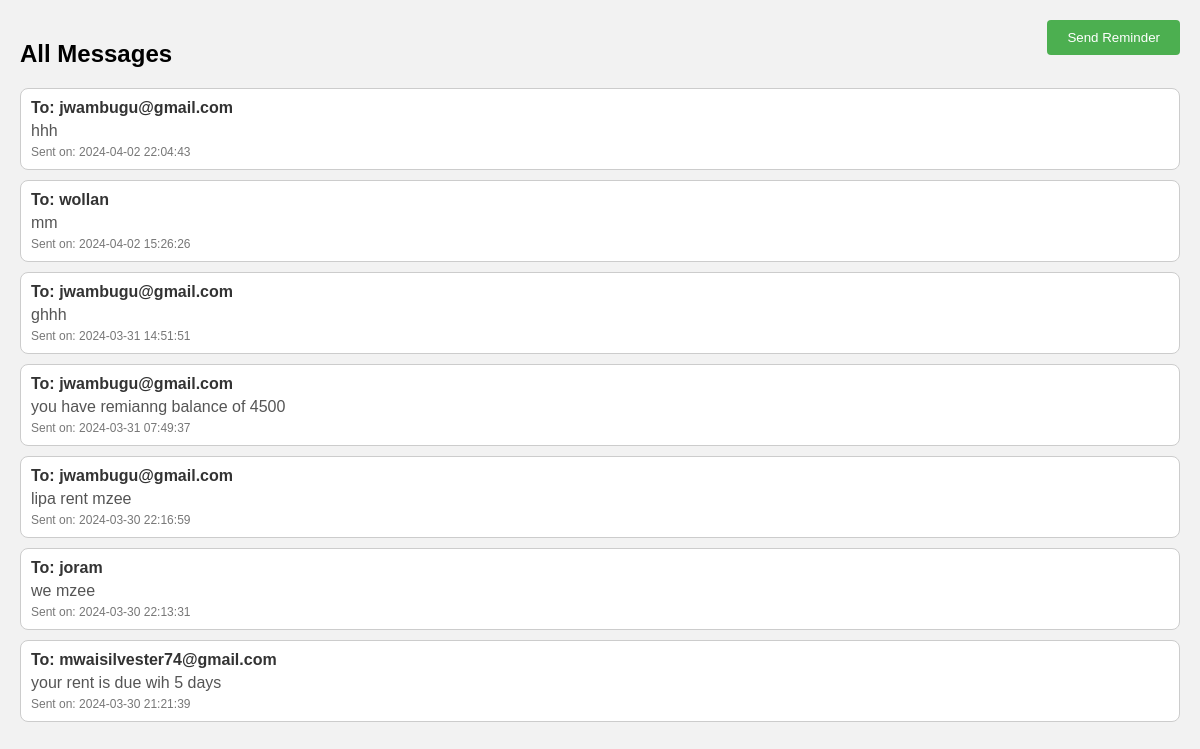
Page /view_messages.php on the committed database.
### tables this page shows
CREATE TABLE `messages` (
  `message_id` int(11) NOT NULL,
  `receiver_id` int(11) DEFAULT NULL,
  `message` text DEFAULT NULL,
  `timestamp` timestamp NOT NULL DEFAULT current_timestamp()
);

CREATE TABLE `tenants_accounts` (
  `id` int(30) NOT NULL,
  `username` varchar(255) NOT NULL,
  `password` varchar(255) NOT NULL
);

### view_messages.php (the view, shortened to what this page needs)
<!DOCTYPE html>
<html lang="en">
<head>
</head>
<body>
    <h2>All Messages</h2>
    <?php
    include 'db_connect.php';
    $sql = "SELECT m.*, ta.username AS receiver_username
            FROM messages m
            INNER JOIN tenants_accounts ta ON m.receiver_id = ta.id
            ORDER BY m.timestamp DESC";
    $result = $conn->query($sql);
    if ($result->num_rows > 0) {
        while ($row = $result->fetch_assoc()) {
            $receiver_username = $row['receiver_username'];
            $message_content = $row['message'];
            $timestamp = $row['timestamp'];
    ?>
    <div class="message-container">
        <div class="message-header">To: <?php echo $receiver_username; ?></div>
        <div class="message-content"><?php echo $message_content; ?></div>
        <div class="message-timestamp">Sent on: <?php echo $timestamp; ?></div>
    </div>
    <?php
        }
    } else {
        echo "<p>No messages found.</p>";
    }
    ?>
    <div class="btn-container">
        <button class="btn" onclick="window.location.href = 'sending_messages.html';">Send Reminder</button>
    </div>
</body>
</html>

### view_messages.php (style rules this page uses)
body { font-family: Arial, sans-serif; margin: 0; padding: 20px; background-color: #f2f2f2; }
.message-container { border: 1px solid #ccc; padding: 10px; margin-bottom: 10px; background-color: #fff; border-radius: 8px; }
.message-header { font-weight: bold; margin-bottom: 5px; color: #333; }
.message-content { margin-bottom: 5px; color: #555; }
.message-timestamp { color: #777; font-size: 12px; }
.btn-container { position: absolute; top: 20px; right: 20px; }
.btn { background-color: #4CAF50; color: white; padding: 10px 20px; border: none; border-radius: 4px; cursor: pointer; transition: background-color 0.3s; }

### rows in the picture
messages: tenants_accounts.username "jwambugu@gmail.com", message "hhh", timestamp "2024-04-02 22:04:43"
messages: tenants_accounts.username "wollan", message "mm", timestamp "2024-04-02 15:26:26"
messages: tenants_accounts.username "jwambugu@gmail.com", message "ghhh", timestamp "2024-03-31 14:51:51"
messages: tenants_accounts.username "jwambugu@gmail.com", message "you have remianng balance of 4500", timestamp "2024-03-31 07:49:37"
messages: tenants_accounts.username "jwambugu@gmail.com", message "lipa rent mzee", timestamp "2024-03-30 22:16:59"
messages: tenants_accounts.username "joram", message "we mzee", timestamp "2024-03-30 22:13:31"
messages: tenants_accounts.username "mwaisilvester74@gmail.com", message "your rent is due wih 5 days", timestamp "2024-03-30 21:21:39"
